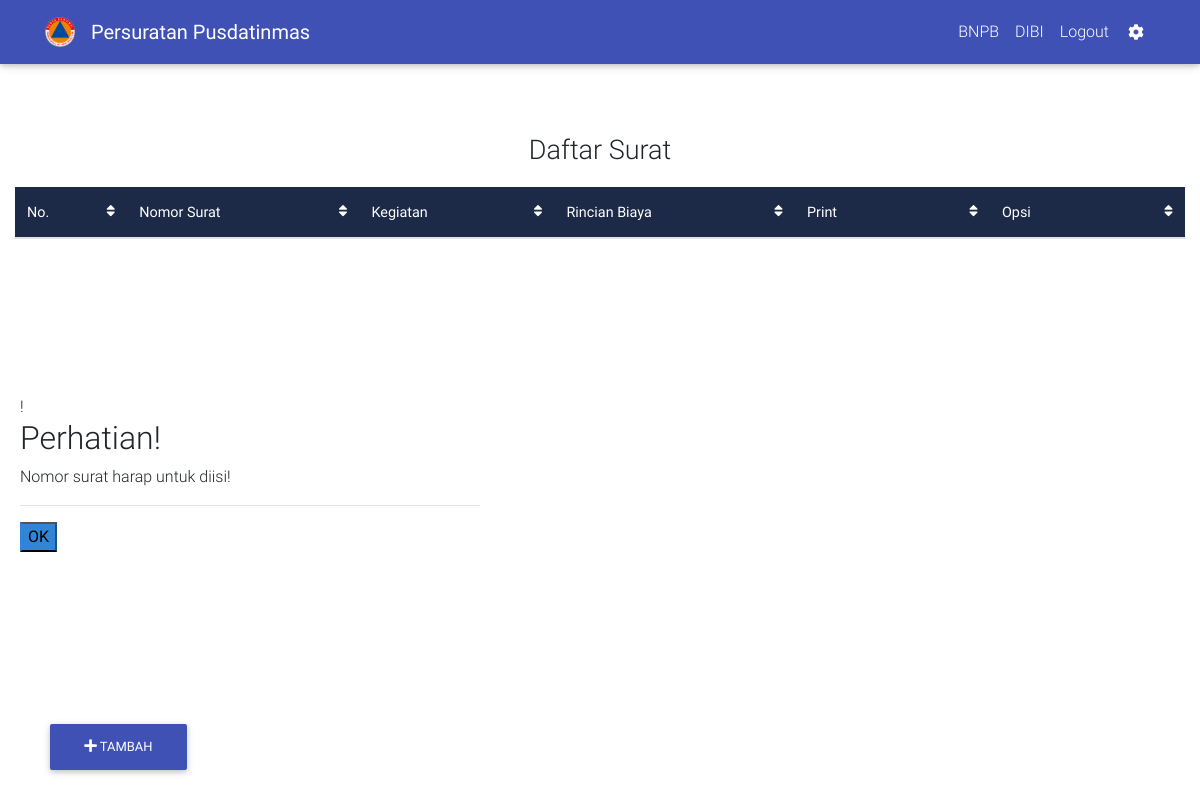
/index.php/home/lihat_surat, run on an earlier commit of the app's database.
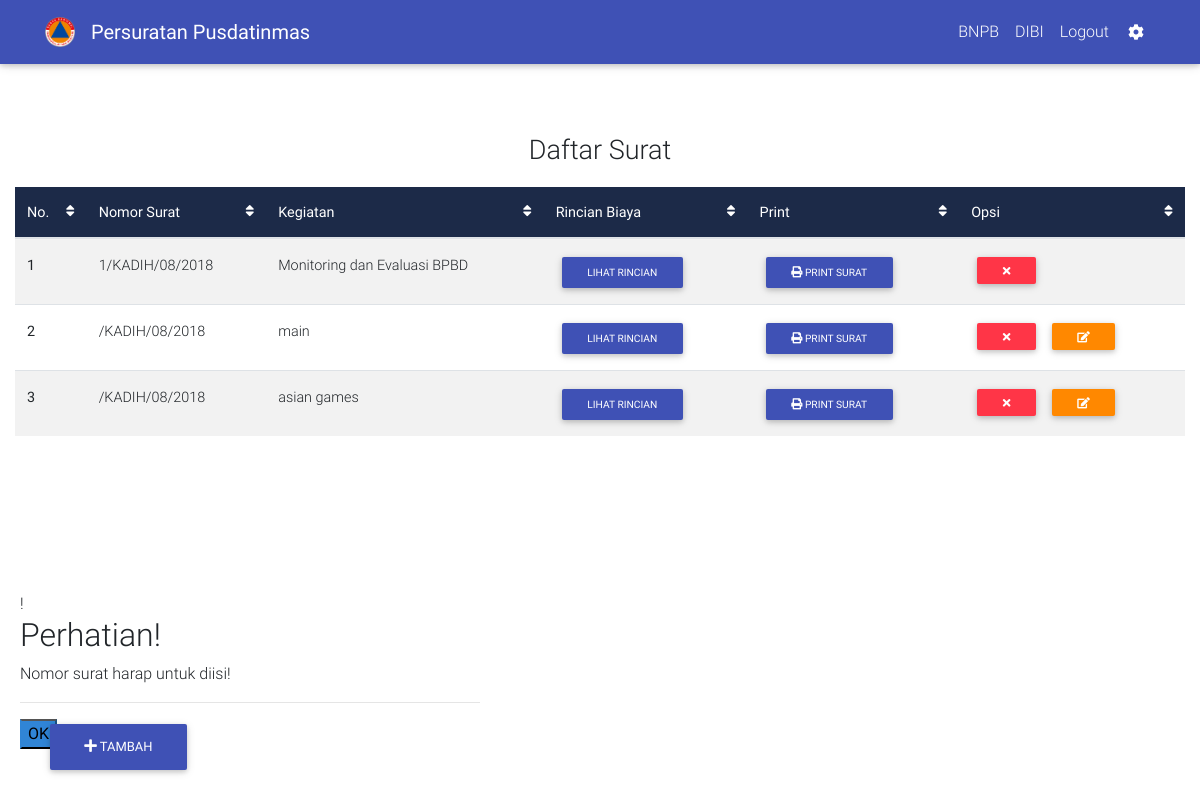
And on a later commit of the database.
### tables this page shows
CREATE TABLE `surat_dinas` (
  `id` int(11) NOT NULL,
  `nomor` varchar(30) NOT NULL DEFAULT '00/KADIH/02/2018',
  `kegiatan` varchar(100) NOT NULL,
  `jenis` tinyint(1) NOT NULL,
  `opsi` tinyint(1) NOT NULL,
  `pos` int(1) DEFAULT NULL
);

### application/controllers/Home.php (called while the page is built, shortened)
<?php
class Home extends CI_Controller {
	function __Construct()
    {
        $this->load->model("home_model");
        $this->load->library("pagination");
    }
	public function lihat_surat() {
		$data['surat'] = $this->home_model->get_surat();
		$this->load->view('layouts/nav');
		$this->load->view('layouts/header');
		$this->load->view('lihat_surat', $data);
	}
}

### index.php (called while the page is built, shortened)
<?php
require_once BASEPATH.'core/CodeIgniter.php';

### application/models/Home_model.php (called while the page is built, shortened)
<?php
class Home_model extends CI_Model {
	function get_surat() {
		$this->db->from('surat_dinas');
		$query = $this->db->get();
		return $query->result();
	}
}
?>

### application/views/lihat_surat.php (the view, shortened to what this page needs)
<body>
          <div class="container-fluid" style="padding-top: 10vh; padding-bottom: 15vh;">
                <p style="font-size: 27px; text-align: center; padding-top: 50px;">Daftar Surat</p>
                      <table id="lihat_surat" class="table table-striped" cellspacing="0">
                          <thead class="mdb-color darken-3 white-text">
                            <tr>
                              <th scope="col">No.
                                <i class="fa fa-sort float-right" aria-hidden="true"></i>
                              </th>
                              <th class="th-sm" scope="col">Nomor Surat
                                <i class="fa fa-sort float-right" aria-hidden="true"></i>
                              </th>
                              <th class="th-sm" scope="col">Kegiatan
                                <i class="fa fa-sort float-right" aria-hidden="true"></i>
                              </th>
                              <th class="th-sm" scope="col">Rincian Biaya
                                <i class="fa fa-sort float-right" aria-hidden="true"></i>
                              </th>
                              <th class="th-sm" scope="col">Print
                                <i class="fa fa-sort float-right" aria-hidden="true"></i>
                              </th>
                              <th class="th-sm" scope="col">Opsi
                                <i class="fa fa-sort float-right" aria-hidden="true"></i>
                              </th>
                            </tr>
                          </thead>
                          <tbody>
						  <?php
						  $i = 1;
						  foreach ($surat as $row) {
							  $nomor = $row->nomor;
							  $arr_nomor = explode('/', $nomor);
							  $nomor_surat = trim($arr_nomor[0], " ");
						  	echo "
						  	<tr>
                              <th scope=\"row\">$i</th>
                              <td>$row->nomor</td>
                              <td>$row->kegiatan</td>
                              <td>
                                <a href='".base_url('C_PDF/print_biaya/'.$row->id)."'>
                                <button type=\"button\" class=\"btn btn-indigo btn-sm my-0\">LIHAT RINCIAN
                                </button></a>
                              </td>
                              <td>
                                <a href='".base_url('C_PDF/print/'.$row->id)."' target='_blank'>
                                <button type=\"button\" class=\"btn btn-indigo btn-sm my-0\"><i class=\"fa fa-print\" aria-hidden=\"true\"></i> PRINT SURAT
                                </button></a>
                              </td>
                              <td>
                                <button onclick='hapus($row->id)'
                                type='button' class='btn btn-danger btn-sm my-0'>
                                <i class='fa fa-times' aria-hidden='true'></i></button>
    						  	";
						  if(empty($nomor_surat)) {
							  echo "
                                <span><a  data-toggle='modal'
                                data-target='#modalEdit'><button
                                type='button' class='btn btn-warning btn-sm my-0' id='edit_surat'>
                                <i class='fa fa-edit' aria-hidden='true'></i></button></span>
                                </td>
                            </tr>";
						  }
    						  $i++;
    						}
    				  ?>
						  </tbody>
						</table>
<div class="container-fluid">
      <div class="btn-group">
        <a href="<?php  echo base_url('surat/buat_surat_dinas')?>"> <button class="btn animated bounceInLeft btn-indigo btn-fab" type="button" data-toggle="modal" data-target="#modalRegisterForm" id="main"><i class="fa fa-plus" aria-hidden="true">
          </i> Tambah</button>
        </a>
      </div>
    </div>
  </div>
</body>
</html>

What changed in the data, as far as the page shows it:
added surat_dinas: nomor "1/KADIH/08/2018", kegiatan "Monitoring dan Evaluasi BPBD"
added surat_dinas: nomor "/KADIH/08/2018", kegiatan "main"
added surat_dinas: nomor "/KADIH/08/2018", kegiatan "asian games"
